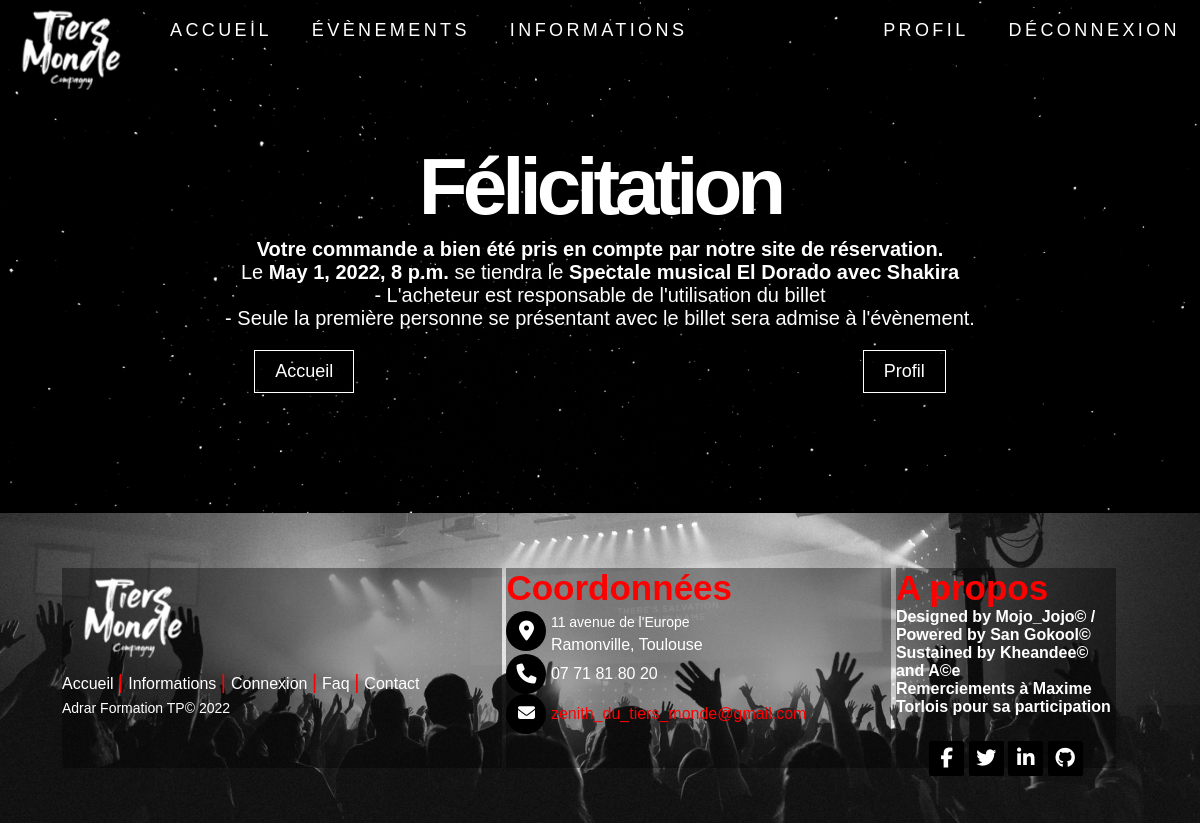
The app's page /event/2/detail/acheter/ (signed in) with its own data.
### event/models.py (models this page shows, shortened)
class Groups(models.Model):
    name_group = models.CharField(max_length=50)
    type_group = models.CharField(max_length=50)
    artist = models.ManyToManyField(Artist)
    pics_group = models.ImageField(upload_to='picsArtist', blank=True)

class Events(models.Model):
    name_event = models.CharField(max_length=50)
    av_ticket = models.IntegerField(default=0)
    begin_date = models.DateTimeField("Date de debut d'event")
    end_date = models.DateTimeField("Date de fin d'event")
    description_event = models.CharField(max_length=255, null=True, blank=True)
    type = models.ForeignKey(EventType, on_delete=models.CASCADE)
    group = models.ManyToManyField(Groups,blank=True)
    users = models.ManyToManyField(User, through='Achat', blank=True)

class EventType(models.Model):
    name_type = models.CharField(max_length=50)
    def __str__(self):
        return self.name_type

### event/views.py (the view)
# urls.py: path('<int:event_id>/detail/acheter/', views.acheter, name='acheter'),
def acheter(request, event_id):
    event = Events.objects.get(pk=event_id)
    try:
        achat = Achat.objects.get(user = request.user, event = event)
    except Achat.DoesNotExist:
        achat = event.users.add(request.user)
    finally:
        achat = Achat.objects.get(event = event, user = request.user)
        achat.billets_user += 1
        event.av_ticket -=1
    event.save()
    achat.save()
    context = { 'event':event }
    return render(request, 'event/acheter.html', context)

### event/templates/event/acheter.html
{% extends 'event/index.html' %}
{% load static %}
{% block contenue %}
<h1 class="title4">Félicitation</h1>
{% for group in event.group.all %}
<h1 class="p_detail"">Votre commande a bien été pris en compte par notre site de réservation.</h1>
<p class="p_detail">Le <strong>{{ event.begin_date }}</strong> se tiendra le <strong>{{ event.type }} {{ event.name_event }} avec {{ group.name_group }}</strong>
  <br>
  - L'acheteur est responsable de l'utilisation du billet
  <br>
  - Seule la première personne se présentant avec le billet sera admise à l'évènement.
</p>
{% endfor %}
<div class="boutonIndex">
    <a class="fancy-btn" href="{% url 'event:index' %}">Accueil</a>
    <a class="fancy-btn" href="{% url 'event:profil' %}">Profil</a>
</div>
{% endblock %}

### event/static/event/style.css (style rules this page uses)
* { margin: 0; padding: 0; box-sizing: border-box; font-family: 'Noe Display', sans-serif; }
body { background-image:url(./images/nick-nice-dfvyCHzbA5g-unsplash.jpg); background-position: center; background-size: cover; width: 100vw; height: 100vh; }
.title4 { text-align: center; color: #fff; font-size: 80px; font-family: 'Rocked', sans-serif; text-transform: capitalize; letter-spacing: -5px; padding: 5px; animation: showup 7s forwards; }
.boutonIndex { display: flex; }
.fancy-btn { position: relative; padding: 10px 20px; border: 1.2px solid #fff; color: #fff; font-size: 18px; text-decoration: none; margin: 20px auto; transition: color 0.4s; }
.fancy-btn:after { content: " "; border: 2px solid rgba(0, 0, 0, 0); display: inline-block; width: 100%; height: 100%; position: absolute; top: 0; left: 0; right: 0; bottom: 0; margin: auto; transition: all 0.4s; }
.p_detail { color: #fff; font-size: 20px; text-align: center; }

### records on screen
Groups: name_group "Shakira"
Events: begin_date "May 1, 2022, 8 p.m.", type "Spectale musical", name_event "El Dorado"
